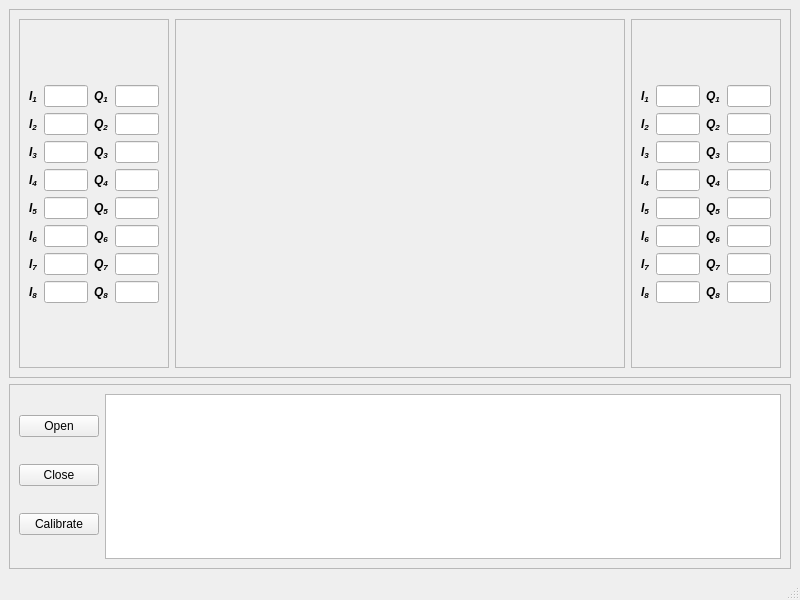
<?xml version="1.0" encoding="UTF-8"?>
<ui version="4.0">
 <class>MainWindow</class>
 <widget class="QMainWindow" name="MainWindow">
  <property name="geometry">
   <rect>
    <x>0</x>
    <y>0</y>
    <width>800</width>
    <height>600</height>
   </rect>
  </property>
  <property name="windowTitle">
   <string>MainWindow</string>
  </property>
  <widget class="QWidget" name="centralwidget">
   <layout class="QVBoxLayout" name="verticalLayout" stretch="2,1">
    <item>
     <widget class="QFrame" name="frame_2">
      <property name="frameShape">
       <enum>QFrame::StyledPanel</enum>
      </property>
      <property name="frameShadow">
       <enum>QFrame::Raised</enum>
      </property>
      <layout class="QHBoxLayout" name="horizontalLayout_3" stretch="1,3,1">
       <item>
        <widget class="QFrame" name="frame_4">
         <property name="frameShape">
          <enum>QFrame::StyledPanel</enum>
         </property>
         <property name="frameShadow">
          <enum>QFrame::Raised</enum>
         </property>
         <layout class="QHBoxLayout" name="horizontalLayout_4">
          <item>
           <layout class="QVBoxLayout" name="verticalLayout_4">
            <item>
             <spacer name="verticalSpacer_3">
              <property name="orientation">
               <enum>Qt::Vertical</enum>
              </property>
              <property name="sizeHint" stdset="0">
               <size>
                <width>20</width>
                <height>40</height>
               </size>
              </property>
             </spacer>
            </item>
            <item>
             <layout class="QFormLayout" name="formLayout_8">
              <item row="0" column="0">
               <widget class="QLabel" name="label_15">
                <property name="font">
                 <font>
                  <weight>75</weight>
                  <italic>true</italic>
                  <bold>true</bold>
                 </font>
                </property>
                <property name="text">
                 <string>I&lt;sub&gt;1&lt;/sub&gt;</string>
                </property>
               </widget>
              </item>
              <item row="0" column="1">
               <widget class="QLineEdit" name="lineEdit_c11"/>
              </item>
              <item row="1" column="0">
               <widget class="QLabel" name="label_16">
                <property name="font">
                 <font>
                  <weight>75</weight>
                  <italic>true</italic>
                  <bold>true</bold>
                 </font>
                </property>
                <property name="text">
                 <string>I&lt;sub&gt;2&lt;/sub&gt;</string>
                </property>
               </widget>
              </item>
              <item row="1" column="1">
               <widget class="QLineEdit" name="lineEdit_c21"/>
              </item>
              <item row="2" column="0">
               <widget class="QLabel" name="label_17">
                <property name="font">
                 <font>
                  <weight>75</weight>
                  <italic>true</italic>
                  <bold>true</bold>
                 </font>
                </property>
                <property name="text">
                 <string>I&lt;sub&gt;3&lt;/sub&gt;</string>
                </property>
               </widget>
              </item>
              <item row="2" column="1">
               <widget class="QLineEdit" name="lineEdit_c31"/>
              </item>
              <item row="3" column="0">
               <widget class="QLabel" name="label_18">
                <property name="font">
                 <font>
                  <weight>75</weight>
                  <italic>true</italic>
                  <bold>true</bold>
                 </font>
                </property>
                <property name="text">
                 <string>I&lt;sub&gt;4&lt;/sub&gt;</string>
                </property>
               </widget>
              </item>
              <item row="3" column="1">
               <widget class="QLineEdit" name="lineEdit_c41"/>
              </item>
              <item row="4" column="0">
               <widget class="QLabel" name="label_19">
                <property name="font">
                 <font>
                  <weight>75</weight>
                  <italic>true</italic>
                  <bold>true</bold>
                 </font>
                </property>
                <property name="text">
                 <string>I&lt;sub&gt;5&lt;/sub&gt;</string>
                </property>
               </widget>
              </item>
              <item row="4" column="1">
               <widget class="QLineEdit" name="lineEdit_c51"/>
              </item>
              <item row="5" column="0">
               <widget class="QLabel" name="label_20">
                <property name="font">
                 <font>
                  <weight>75</weight>
                  <italic>true</italic>
                  <bold>true</bold>
                 </font>
                </property>
                <property name="text">
                 <string>I&lt;sub&gt;6&lt;/sub&gt;</string>
                </property>
               </widget>
              </item>
              <item row="5" column="1">
               <widget class="QLineEdit" name="lineEdit_c61"/>
              </item>
              <item row="6" column="0">
               <widget class="QLabel" name="label_21">
                <property name="font">
                 <font>
                  <weight>75</weight>
                  <italic>true</italic>
                  <bold>true</bold>
                 </font>
                </property>
                <property name="text">
                 <string>I&lt;sub&gt;7&lt;/sub&gt;</string>
                </property>
               </widget>
              </item>
              <item row="6" column="1">
               <widget class="QLineEdit" name="lineEdit_c71"/>
              </item>
              <item row="7" column="0">
               <widget class="QLabel" name="label_22">
                <property name="font">
                 <font>
                  <weight>75</weight>
                  <italic>true</italic>
                  <bold>true</bold>
                 </font>
                </property>
                <property name="text">
                 <string>I&lt;sub&gt;8&lt;/sub&gt;</string>
                </property>
               </widget>
              </item>
              <item row="7" column="1">
               <widget class="QLineEdit" name="lineEdit_c81"/>
              </item>
             </layout>
            </item>
            <item>
             <spacer name="verticalSpacer_4">
              <property name="orientation">
               <enum>Qt::Vertical</enum>
              </property>
              <property name="sizeHint" stdset="0">
               <size>
                <width>20</width>
                <height>40</height>
               </size>
              </property>
             </spacer>
            </item>
           </layout>
          </item>
          <item>
           <layout class="QVBoxLayout" name="verticalLayout_5">
            <item>
             <spacer name="verticalSpacer_5">
              <property name="orientation">
               <enum>Qt::Vertical</enum>
              </property>
              <property name="sizeHint" stdset="0">
               <size>
                <width>20</width>
                <height>40</height>
               </size>
              </property>
             </spacer>
            </item>
            <item>
             <layout class="QFormLayout" name="formLayout_6">
              <item row="0" column="0">
               <widget class="QLabel" name="label_9">
                <property name="font">
                 <font>
                  <weight>75</weight>
                  <italic>true</italic>
                  <bold>true</bold>
                 </font>
                </property>
                <property name="text">
                 <string>Q&lt;sub&gt;1&lt;/sub&gt;</string>
                </property>
               </widget>
              </item>
              <item row="0" column="1">
               <widget class="QLineEdit" name="lineEdit_c12"/>
              </item>
              <item row="1" column="0">
               <widget class="QLabel" name="label_10">
                <property name="font">
                 <font>
                  <weight>75</weight>
                  <italic>true</italic>
                  <bold>true</bold>
                 </font>
                </property>
                <property name="text">
                 <string>Q&lt;sub&gt;2&lt;/sub&gt;</string>
                </property>
               </widget>
              </item>
              <item row="1" column="1">
               <widget class="QLineEdit" name="lineEdit_c22"/>
              </item>
              <item row="2" column="0">
               <widget class="QLabel" name="label_23">
                <property name="font">
                 <font>
                  <weight>75</weight>
                  <italic>true</italic>
                  <bold>true</bold>
                 </font>
                </property>
                <property name="text">
                 <string>Q&lt;sub&gt;3&lt;/sub&gt;</string>
                </property>
               </widget>
              </item>
              <item row="2" column="1">
               <widget class="QLineEdit" name="lineEdit_c32"/>
              </item>
              <item row="3" column="0">
               <widget class="QLabel" name="label_24">
                <property name="font">
                 <font>
                  <weight>75</weight>
                  <italic>true</italic>
                  <bold>true</bold>
                 </font>
                </property>
                <property name="text">
                 <string>Q&lt;sub&gt;4&lt;/sub&gt;</string>
                </property>
               </widget>
              </item>
              <item row="3" column="1">
               <widget class="QLineEdit" name="lineEdit_c42"/>
              </item>
              <item row="4" column="0">
               <widget class="QLabel" name="label_25">
                <property name="font">
                 <font>
                  <weight>75</weight>
                  <italic>true</italic>
                  <bold>true</bold>
                 </font>
                </property>
                <property name="text">
                 <string>Q&lt;sub&gt;5&lt;/sub&gt;</string>
                </property>
               </widget>
              </item>
              <item row="4" column="1">
               <widget class="QLineEdit" name="lineEdit_c52"/>
              </item>
              <item row="5" column="0">
               <widget class="QLabel" name="label_26">
                <property name="font">
                 <font>
                  <weight>75</weight>
                  <italic>true</italic>
                  <bold>true</bold>
                 </font>
                </property>
                <property name="text">
                 <string>Q&lt;sub&gt;6&lt;/sub&gt;</string>
                </property>
               </widget>
              </item>
              <item row="5" column="1">
               <widget class="QLineEdit" name="lineEdit_c62"/>
              </item>
              <item row="6" column="0">
               <widget class="QLabel" name="label_27">
                <property name="font">
                 <font>
                  <weight>75</weight>
                  <italic>true</italic>
                  <bold>true</bold>
                 </font>
                </property>
                <property name="text">
                 <string>Q&lt;sub&gt;7&lt;/sub&gt;</string>
                </property>
               </widget>
              </item>
              <item row="6" column="1">
               <widget class="QLineEdit" name="lineEdit_c72"/>
              </item>
              <item row="7" column="0">
               <widget class="QLabel" name="label_28">
                <property name="font">
                 <font>
                  <weight>75</weight>
                  <italic>true</italic>
                  <bold>true</bold>
                 </font>
                </property>
                <property name="text">
                 <string>Q&lt;sub&gt;8&lt;/sub&gt;</string>
                </property>
               </widget>
              </item>
              <item row="7" column="1">
               <widget class="QLineEdit" name="lineEdit_c82"/>
              </item>
             </layout>
            </item>
            <item>
             <spacer name="verticalSpacer_6">
              <property name="orientation">
               <enum>Qt::Vertical</enum>
              </property>
              <property name="sizeHint" stdset="0">
               <size>
                <width>20</width>
                <height>40</height>
               </size>
              </property>
             </spacer>
            </item>
           </layout>
          </item>
          <item>
           <spacer name="horizontalSpacer">
            <property name="orientation">
             <enum>Qt::Horizontal</enum>
            </property>
            <property name="sizeHint" stdset="0">
             <size>
              <width>24</width>
              <height>20</height>
             </size>
            </property>
           </spacer>
          </item>
         </layout>
        </widget>
       </item>
       <item>
        <widget class="QFrame" name="frame_3">
         <property name="frameShape">
          <enum>QFrame::StyledPanel</enum>
         </property>
         <property name="frameShadow">
          <enum>QFrame::Raised</enum>
         </property>
         <layout class="QHBoxLayout" name="horizontalLayout_6">
          <item>
           <layout class="QGridLayout" name="gridLayout">
            <item row="0" column="3">
             <widget class="QLabel" name="touchPoint_4">
              <property name="text">
               <string/>
              </property>
             </widget>
            </item>
            <item row="0" column="1">
             <widget class="QLabel" name="touchPoint_2">
              <property name="text">
               <string/>
              </property>
             </widget>
            </item>
            <item row="1" column="0">
             <widget class="QLabel" name="touchPoint_5">
              <property name="text">
               <string/>
              </property>
             </widget>
            </item>
            <item row="2" column="0">
             <widget class="QLabel" name="touchPoint_9">
              <property name="text">
               <string/>
              </property>
             </widget>
            </item>
            <item row="0" column="2">
             <widget class="QLabel" name="touchPoint_3">
              <property name="text">
               <string/>
              </property>
             </widget>
            </item>
            <item row="0" column="0">
             <widget class="QLabel" name="touchPoint_1">
              <property name="text">
               <string/>
              </property>
             </widget>
            </item>
            <item row="3" column="0">
             <widget class="QLabel" name="touchPoint_13">
              <property name="text">
               <string/>
              </property>
             </widget>
            </item>
            <item row="1" column="1">
             <widget class="QLabel" name="touchPoint_6">
              <property name="text">
               <string/>
              </property>
             </widget>
            </item>
            <item row="2" column="1">
             <widget class="QLabel" name="touchPoint_10">
              <property name="text">
               <string/>
              </property>
             </widget>
            </item>
            <item row="3" column="1">
             <widget class="QLabel" name="touchPoint_14">
              <property name="text">
               <string/>
              </property>
             </widget>
            </item>
            <item row="1" column="2">
             <widget class="QLabel" name="touchPoint_7">
              <property name="text">
               <string/>
              </property>
             </widget>
            </item>
            <item row="2" column="2">
             <widget class="QLabel" name="touchPoint_11">
              <property name="text">
               <string/>
              </property>
             </widget>
            </item>
            <item row="3" column="2">
             <widget class="QLabel" name="touchPoint_15">
              <property name="text">
               <string/>
              </property>
             </widget>
            </item>
            <item row="1" column="3">
             <widget class="QLabel" name="touchPoint_8">
              <property name="text">
               <string/>
              </property>
             </widget>
            </item>
            <item row="2" column="3">
             <widget class="QLabel" name="touchPoint_12">
              <property name="text">
               <string/>
              </property>
             </widget>
            </item>
            <item row="3" column="3">
             <widget class="QLabel" name="touchPoint_16">
              <property name="text">
               <string/>
              </property>
             </widget>
            </item>
           </layout>
          </item>
         </layout>
        </widget>
       </item>
       <item>
        <widget class="QFrame" name="frame_5">
         <property name="frameShape">
          <enum>QFrame::StyledPanel</enum>
         </property>
         <property name="frameShadow">
          <enum>QFrame::Raised</enum>
         </property>
         <layout class="QHBoxLayout" name="horizontalLayout_5" stretch="0,0,1">
          <item>
           <layout class="QVBoxLayout" name="verticalLayout_6">
            <item>
             <spacer name="verticalSpacer_7">
              <property name="orientation">
               <enum>Qt::Vertical</enum>
              </property>
              <property name="sizeHint" stdset="0">
               <size>
                <width>20</width>
                <height>40</height>
               </size>
              </property>
             </spacer>
            </item>
            <item>
             <layout class="QFormLayout" name="formLayout_7">
              <item row="0" column="0">
               <widget class="QLabel" name="label_11">
                <property name="font">
                 <font>
                  <weight>75</weight>
                  <italic>true</italic>
                  <bold>true</bold>
                 </font>
                </property>
                <property name="text">
                 <string>I&lt;sub&gt;1&lt;/sub&gt;</string>
                </property>
               </widget>
              </item>
              <item row="0" column="1">
               <widget class="QLineEdit" name="lineEdit_m11"/>
              </item>
              <item row="1" column="0">
               <widget class="QLabel" name="label_12">
                <property name="font">
                 <font>
                  <weight>75</weight>
                  <italic>true</italic>
                  <bold>true</bold>
                 </font>
                </property>
                <property name="text">
                 <string>I&lt;sub&gt;2&lt;/sub&gt;</string>
                </property>
               </widget>
              </item>
              <item row="1" column="1">
               <widget class="QLineEdit" name="lineEdit_m21"/>
              </item>
              <item row="2" column="0">
               <widget class="QLabel" name="label_29">
                <property name="font">
                 <font>
                  <weight>75</weight>
                  <italic>true</italic>
                  <bold>true</bold>
                 </font>
                </property>
                <property name="text">
                 <string>I&lt;sub&gt;3&lt;/sub&gt;</string>
                </property>
               </widget>
              </item>
              <item row="2" column="1">
               <widget class="QLineEdit" name="lineEdit_m31"/>
              </item>
              <item row="3" column="0">
               <widget class="QLabel" name="label_30">
                <property name="font">
                 <font>
                  <weight>75</weight>
                  <italic>true</italic>
                  <bold>true</bold>
                 </font>
                </property>
                <property name="text">
                 <string>I&lt;sub&gt;4&lt;/sub&gt;</string>
                </property>
               </widget>
              </item>
              <item row="3" column="1">
               <widget class="QLineEdit" name="lineEdit_m41"/>
              </item>
              <item row="4" column="0">
               <widget class="QLabel" name="label_31">
                <property name="font">
                 <font>
                  <weight>75</weight>
                  <italic>true</italic>
                  <bold>true</bold>
                 </font>
                </property>
                <property name="text">
                 <string>I&lt;sub&gt;5&lt;/sub&gt;</string>
                </property>
               </widget>
              </item>
              <item row="4" column="1">
               <widget class="QLineEdit" name="lineEdit_m51"/>
              </item>
              <item row="5" column="0">
               <widget class="QLabel" name="label_32">
                <property name="font">
                 <font>
                  <weight>75</weight>
                  <italic>true</italic>
                  <bold>true</bold>
                 </font>
                </property>
                <property name="text">
                 <string>I&lt;sub&gt;6&lt;/sub&gt;</string>
                </property>
               </widget>
              </item>
              <item row="5" column="1">
               <widget class="QLineEdit" name="lineEdit_m61"/>
              </item>
              <item row="6" column="0">
               <widget class="QLabel" name="label_33">
                <property name="font">
                 <font>
                  <weight>75</weight>
                  <italic>true</italic>
                  <bold>true</bold>
                 </font>
                </property>
                <property name="text">
                 <string>I&lt;sub&gt;7&lt;/sub&gt;</string>
                </property>
               </widget>
              </item>
              <item row="6" column="1">
               <widget class="QLineEdit" name="lineEdit_m71"/>
              </item>
              <item row="7" column="0">
               <widget class="QLabel" name="label_34">
                <property name="font">
                 <font>
                  <weight>75</weight>
                  <italic>true</italic>
                  <bold>true</bold>
                 </font>
                </property>
                <property name="text">
                 <string>I&lt;sub&gt;8&lt;/sub&gt;</string>
                </property>
               </widget>
              </item>
              <item row="7" column="1">
               <widget class="QLineEdit" name="lineEdit_m81"/>
              </item>
             </layout>
            </item>
            <item>
             <spacer name="verticalSpacer_8">
              <property name="orientation">
               <enum>Qt::Vertical</enum>
              </property>
              <property name="sizeHint" stdset="0">
               <size>
                <width>20</width>
                <height>40</height>
               </size>
              </property>
             </spacer>
            </item>
           </layout>
          </item>
          <item>
           <layout class="QVBoxLayout" name="verticalLayout_3">
            <item>
             <spacer name="verticalSpacer">
              <property name="orientation">
               <enum>Qt::Vertical</enum>
              </property>
              <property name="sizeHint" stdset="0">
               <size>
                <width>20</width>
                <height>40</height>
               </size>
              </property>
             </spacer>
            </item>
            <item>
             <layout class="QFormLayout" name="formLayout_5">
              <item row="0" column="0">
               <widget class="QLabel" name="label_7">
                <property name="font">
                 <font>
                  <weight>75</weight>
                  <italic>true</italic>
                  <bold>true</bold>
                 </font>
                </property>
                <property name="text">
                 <string>Q&lt;sub&gt;1&lt;/sub&gt;</string>
                </property>
               </widget>
              </item>
              <item row="0" column="1">
               <widget class="QLineEdit" name="lineEdit_m12"/>
              </item>
              <item row="1" column="0">
               <widget class="QLabel" name="label_8">
                <property name="font">
                 <font>
                  <weight>75</weight>
                  <italic>true</italic>
                  <bold>true</bold>
                 </font>
                </property>
                <property name="text">
                 <string>Q&lt;sub&gt;2&lt;/sub&gt;</string>
                </property>
               </widget>
              </item>
              <item row="1" column="1">
               <widget class="QLineEdit" name="lineEdit_m22"/>
              </item>
              <item row="2" column="0">
               <widget class="QLabel" name="label">
                <property name="font">
                 <font>
                  <weight>75</weight>
                  <italic>true</italic>
                  <bold>true</bold>
                 </font>
                </property>
                <property name="text">
                 <string>Q&lt;sub&gt;3&lt;/sub&gt;</string>
                </property>
               </widget>
              </item>
              <item row="2" column="1">
               <widget class="QLineEdit" name="lineEdit_m32"/>
              </item>
              <item row="3" column="0">
               <widget class="QLabel" name="label_2">
                <property name="font">
                 <font>
                  <weight>75</weight>
                  <italic>true</italic>
                  <bold>true</bold>
                 </font>
                </property>
                <property name="text">
                 <string>Q&lt;sub&gt;4&lt;/sub&gt;</string>
                </property>
               </widget>
              </item>
              <item row="3" column="1">
               <widget class="QLineEdit" name="lineEdit_m42"/>
              </item>
              <item row="4" column="0">
               <widget class="QLabel" name="label_3">
                <property name="font">
                 <font>
                  <weight>75</weight>
                  <italic>true</italic>
                  <bold>true</bold>
                 </font>
                </property>
                <property name="text">
                 <string>Q&lt;sub&gt;5&lt;/sub&gt;</string>
                </property>
               </widget>
              </item>
              <item row="4" column="1">
               <widget class="QLineEdit" name="lineEdit_m52"/>
              </item>
              <item row="5" column="0">
               <widget class="QLabel" name="label_4">
                <property name="font">
                 <font>
                  <weight>75</weight>
                  <italic>true</italic>
                  <bold>true</bold>
                 </font>
                </property>
                <property name="text">
                 <string>Q&lt;sub&gt;6&lt;/sub&gt;</string>
                </property>
               </widget>
              </item>
              <item row="5" column="1">
               <widget class="QLineEdit" name="lineEdit_m62"/>
              </item>
              <item row="6" column="0">
               <widget class="QLabel" name="label_13">
                <property name="font">
                 <font>
                  <weight>75</weight>
                  <italic>true</italic>
                  <bold>true</bold>
                 </font>
                </property>
                <property name="text">
                 <string>Q&lt;sub&gt;7&lt;/sub&gt;</string>
                </property>
               </widget>
              </item>
              <item row="6" column="1">
               <widget class="QLineEdit" name="lineEdit_m72"/>
              </item>
              <item row="7" column="0">
               <widget class="QLabel" name="label_14">
                <property name="font">
                 <font>
                  <weight>75</weight>
                  <italic>true</italic>
                  <bold>true</bold>
                 </font>
                </property>
                <property name="text">
                 <string>Q&lt;sub&gt;8&lt;/sub&gt;</string>
                </property>
               </widget>
              </item>
              <item row="7" column="1">
               <widget class="QLineEdit" name="lineEdit_m82"/>
              </item>
             </layout>
            </item>
            <item>
             <spacer name="verticalSpacer_2">
              <property name="orientation">
               <enum>Qt::Vertical</enum>
              </property>
              <property name="sizeHint" stdset="0">
               <size>
                <width>20</width>
                <height>40</height>
               </size>
              </property>
             </spacer>
            </item>
           </layout>
          </item>
          <item>
           <spacer name="horizontalSpacer_2">
            <property name="orientation">
             <enum>Qt::Horizontal</enum>
            </property>
            <property name="sizeHint" stdset="0">
             <size>
              <width>54</width>
              <height>20</height>
             </size>
            </property>
           </spacer>
          </item>
         </layout>
        </widget>
       </item>
      </layout>
     </widget>
    </item>
    <item>
     <widget class="QFrame" name="frame">
      <property name="frameShape">
       <enum>QFrame::StyledPanel</enum>
      </property>
      <property name="frameShadow">
       <enum>QFrame::Raised</enum>
      </property>
      <layout class="QHBoxLayout" name="horizontalLayout">
       <item>
        <layout class="QVBoxLayout" name="verticalLayout_2">
         <item>
          <widget class="QPushButton" name="Button_open">
           <property name="text">
            <string>Open</string>
           </property>
          </widget>
         </item>
         <item>
          <widget class="QPushButton" name="Button_close">
           <property name="text">
            <string>Close</string>
           </property>
          </widget>
         </item>
         <item>
          <widget class="QPushButton" name="Button_calibrate">
           <property name="text">
            <string>Calibrate</string>
           </property>
          </widget>
         </item>
        </layout>
       </item>
       <item>
        <widget class="QTextBrowser" name="textBrowser"/>
       </item>
      </layout>
     </widget>
    </item>
   </layout>
  </widget>
  <widget class="QMenuBar" name="menubar">
   <property name="geometry">
    <rect>
     <x>0</x>
     <y>0</y>
     <width>800</width>
     <height>22</height>
    </rect>
   </property>
  </widget>
  <widget class="QStatusBar" name="statusbar"/>
 </widget>
 <resources/>
 <connections/>
</ui>
